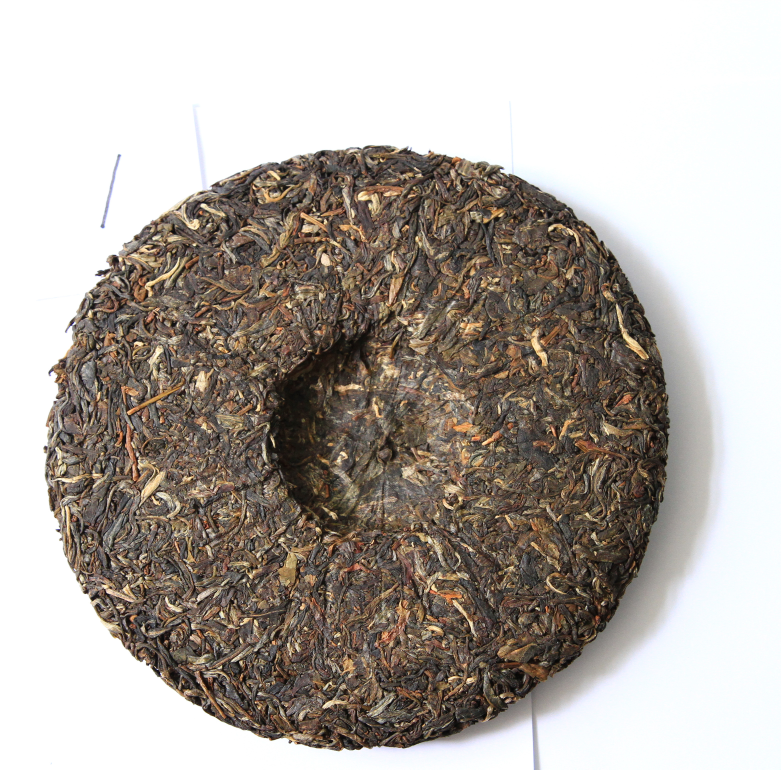
#> input picture app/cha/sample/v1/1a.JPG, 3124 x 3078 px, found by its file name (shown at 1/4 size)
$ python feature_extract.py   (older library calls are emulated)
#> lines starting #> are read from the running program, lines starting #| are printed output that depends on the picture; after the words box and inside, x2 and y2 are one past the last pixel; in counts of white or black regions, pixels touching at a corner belong together
#> further down, ori_image is the input picture: shape (3078, 3124, 3); mean B, G, R 161.9, 168.5, 175.7
# coding=utf-8

import cv2
import numpy as np


def get_gray_img(img_path):
    ori_img = cv2.imread(img_path)
    gray_img = cv2.cvtColor(ori_img, cv2.COLOR_RGB2GRAY)
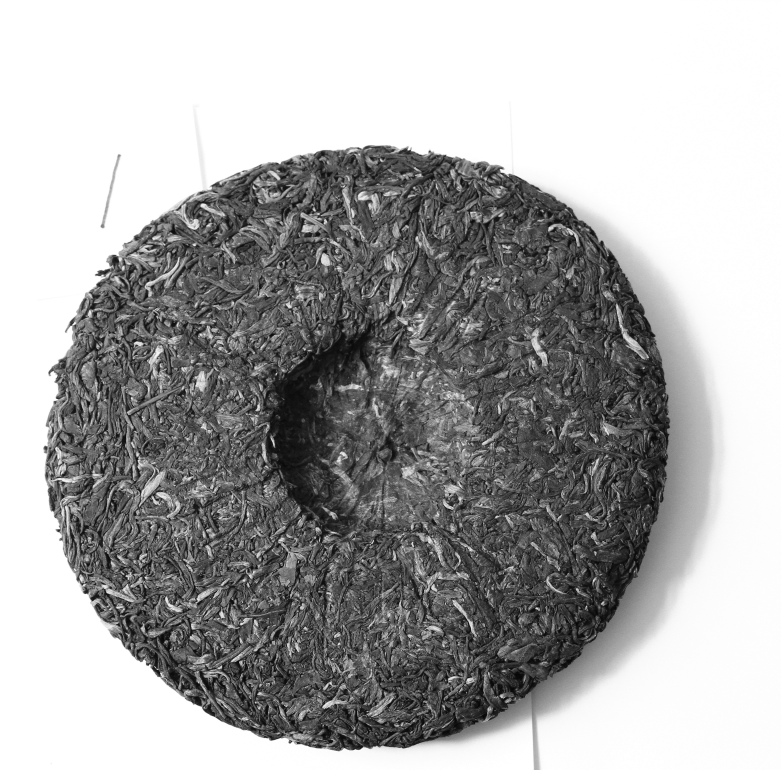
#> gray_img: shape (3078, 3124) (shown at 1/4 size); min 0, max 255, mean 167.4
    return gray_img


def get_sobel_img(img_path):
    ori_img = cv2.imread(img_path)
    gray_img = cv2.cvtColor(ori_img, cv2.COLOR_RGB2GRAY)

    # Sobel函数求完导数后会有负值，还有会大于255的值。
    # 而原图像是uint8，即8位无符号数，所以Sobel建立的图像位数不够，会有截断。
    # 因此要使用16位有符号的数据类型，即cv2.CV_16S
    x = cv2.Sobel(gray_img, cv2.CV_32F, 1, 0)
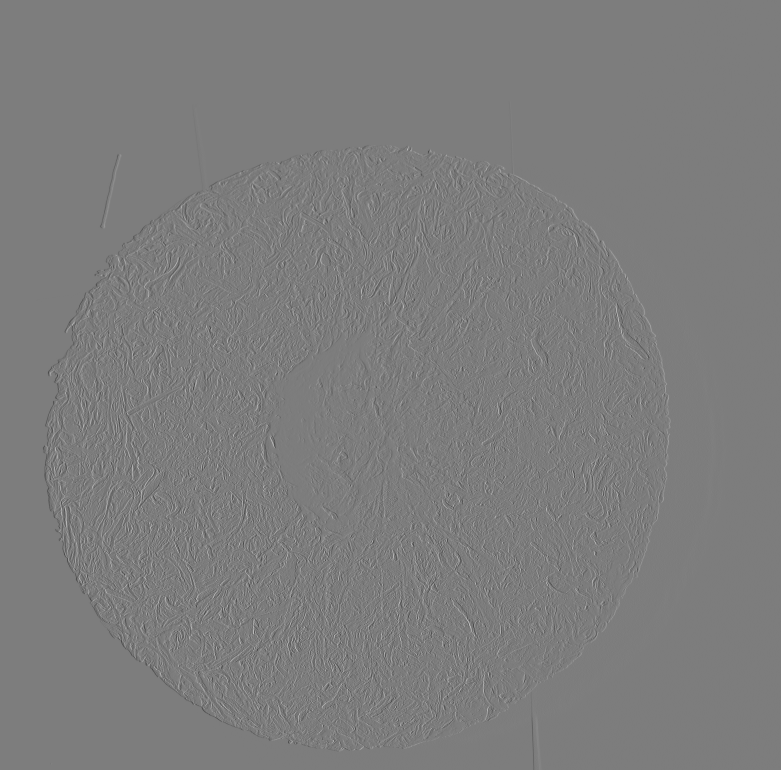
#> x: shape (3078, 3124) float32 (shown at 1/4 size); min -860, max 894, mean 0; drawn with min black and max white
    y = cv2.Sobel(gray_img, cv2.CV_32F, 0, 1)

    # 转回uint8
    abs_x = cv2.convertScaleAbs(x)
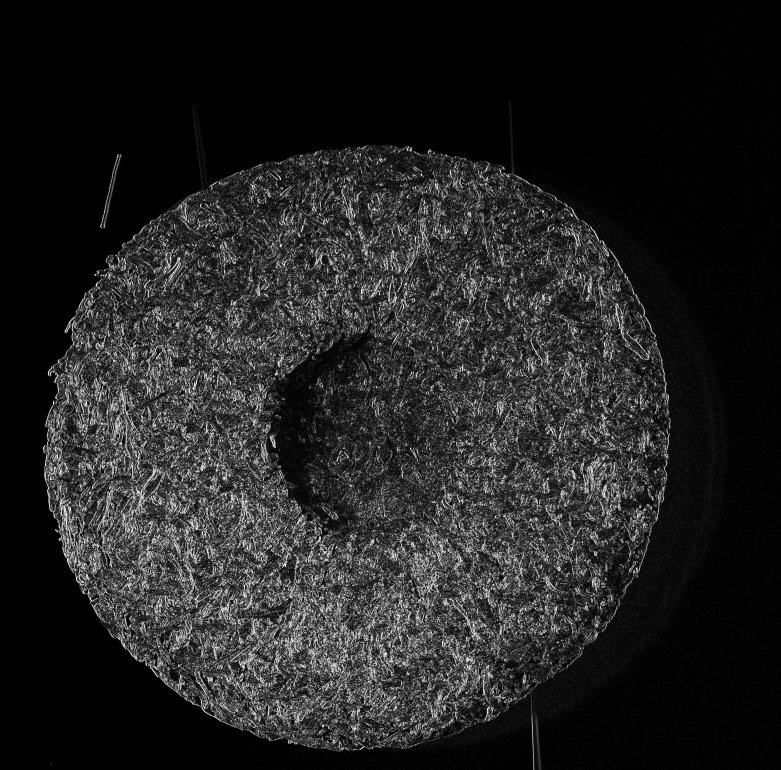
#> abs_x: shape (3078, 3124) (shown at 1/4 size); min 0, max 255, mean 34.5
    abs_y = cv2.convertScaleAbs(y)

    sobel_img = cv2.addWeighted(abs_x, 0.5, abs_y, 0.5, 0)
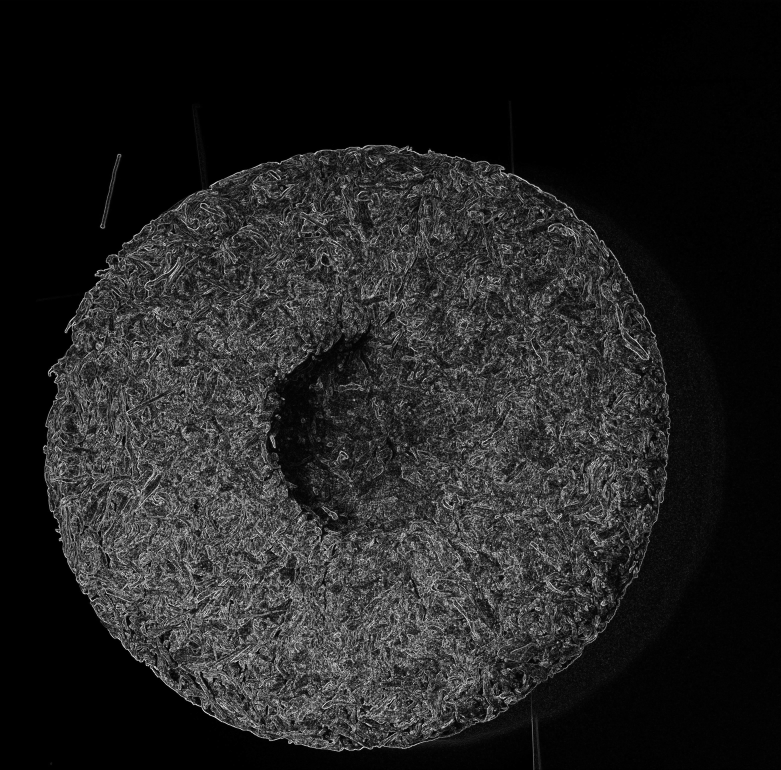
#> sobel_img: shape (3078, 3124) (shown at 1/4 size); min 0, max 255, mean 33.6
    return sobel_img


def get_laplacian_img(img_path):
    ori_img = cv2.imread(img_path)
    gray_img = cv2.cvtColor(ori_img, cv2.COLOR_RGB2GRAY)

    # laplacian_img = cv2.Laplacian(gray_img, cv2.CV_16S)
    laplacian_img = cv2.Laplacian(gray_img, cv2.CV_16S, 5)
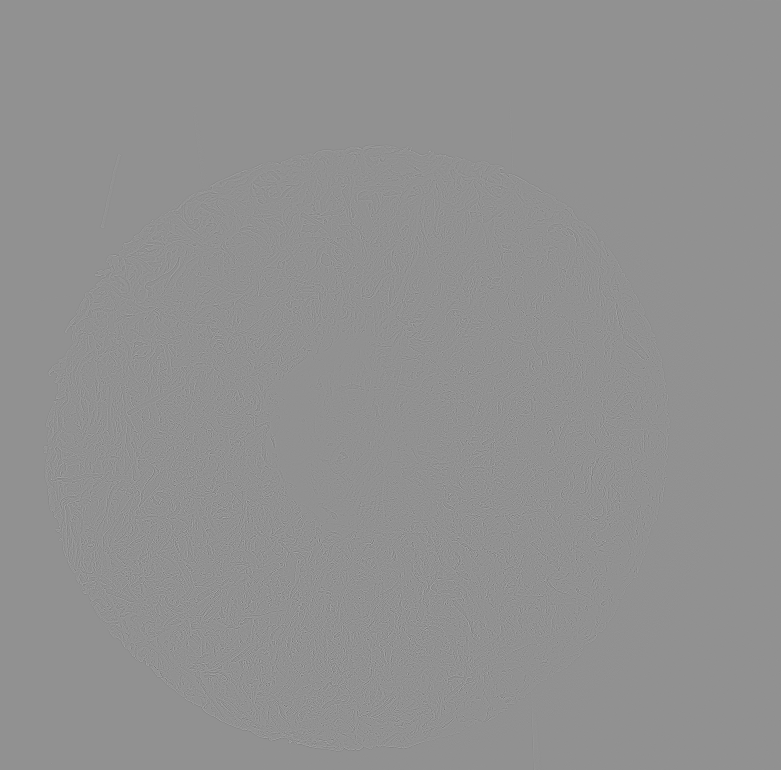
#> laplacian_img: shape (3078, 3124) int16 (shown at 1/4 size); min -231, max 174, mean 0; drawn with min black and max white

    return laplacian_img


def get_canny_img(img_path):
    ori_img = cv2.imread(img_path)
    gray_img = cv2.cvtColor(ori_img, cv2.COLOR_RGB2GRAY)

    # 先进行高斯滤波降噪。
    blur_img = cv2.GaussianBlur(gray_img, (3, 3), 0)

    # 在进行抠取轮廓，其中apertureSize默认为3。
    return cv2.Canny(blur_img, 50, 150, L2gradient=1)
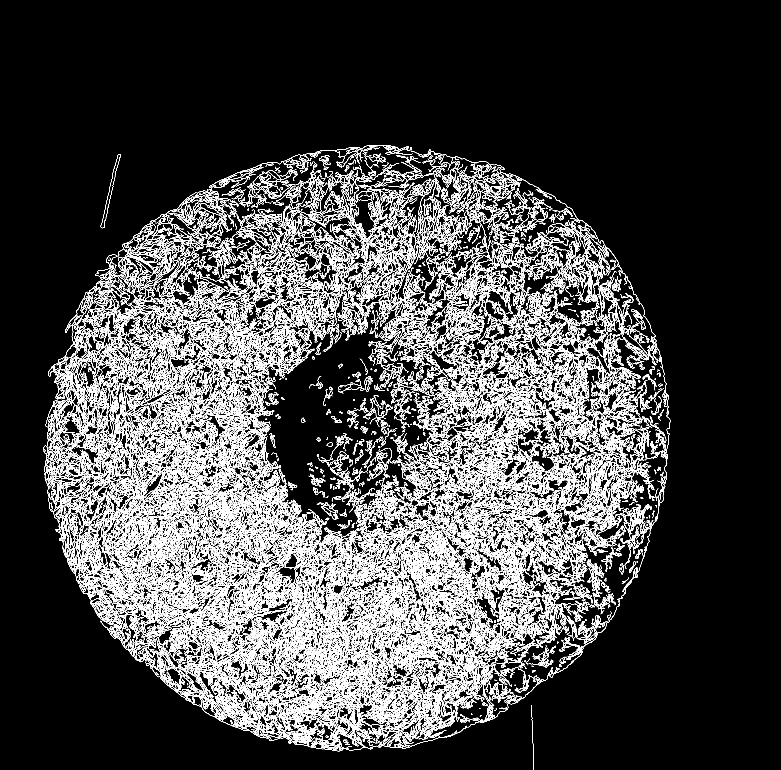
#> returned value: shape (3078, 3124) (shown at 1/4 size); 9.5% white in thin lines or dots, all inside (x1, y1, x2, y2) = (173, 581, 2681, 3078)


def get_fast_fourier_img(img_path):
    ori_img = cv2.imread(img_path)
    gray_img = cv2.cvtColor(ori_img, cv2.COLOR_RGB2GRAY)
    f = np.fft.fft2(gray_img)
    f_shift = np.fft.fftshift(f)
    fft_img = np.log(np.abs(f_shift))
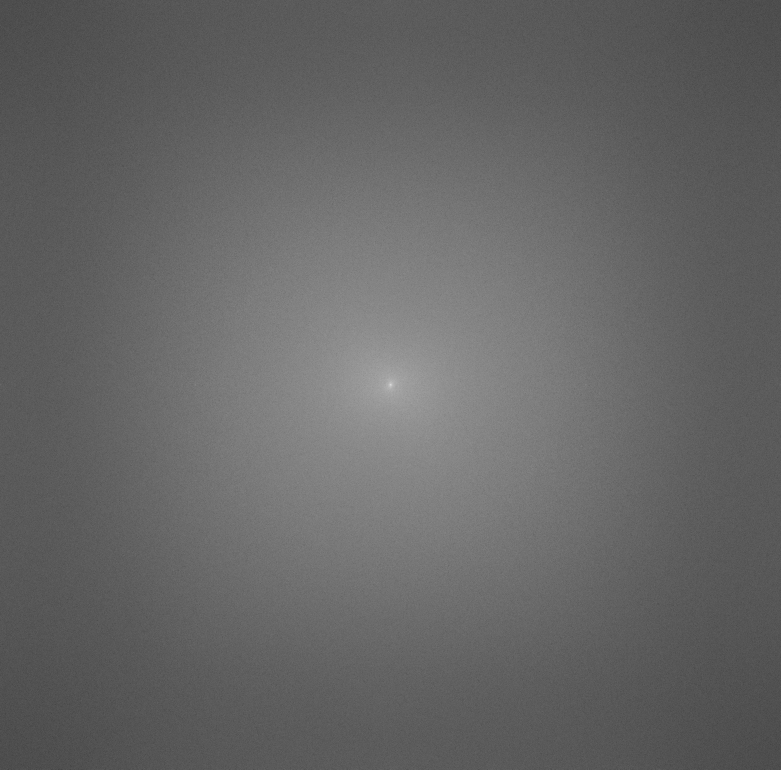
#> fft_img: shape (3078, 3124) float64 (shown at 1/4 size); min 0.963, max 21.2, mean 9.1; drawn with min black and max white
    return fft_img


def pretty_show_img(img):
    weight = img.shape[0]
    height = img.shape[1]

    show_able_img = img

    # 下采样只到分辨率接近1000*1000
    while weight >= 800 or height >= 800:
        show_able_img = cv2.pyrDown(show_able_img)
        weight = show_able_img.shape[0]
        height = show_able_img.shape[1]

    return show_able_img


if __name__ == '__main__':
    jpg = "/Users/philip.du/Documents/Projects/research/app/cha/sample/v1/1a.JPG"
    ori_image = cv2.imread(jpg)
    gray_image = get_gray_img(jpg)
    sobel_img = get_sobel_img(jpg)
    laplacian_img = get_laplacian_img(jpg)
    canny_img = get_canny_img(jpg)
    fft_img = get_fast_fourier_img(jpg)

    # [13 lines of commented-out code are left out]

    cv2.imwrite("gray_image.jpg", gray_image)
    cv2.imwrite("sobel_img.jpg", sobel_img)
    cv2.imwrite("canny_img.jpg", canny_img)

$ run again, with app/cha/sample/v1/2a.JPG copied over app/cha/sample/v1/1a.JPG
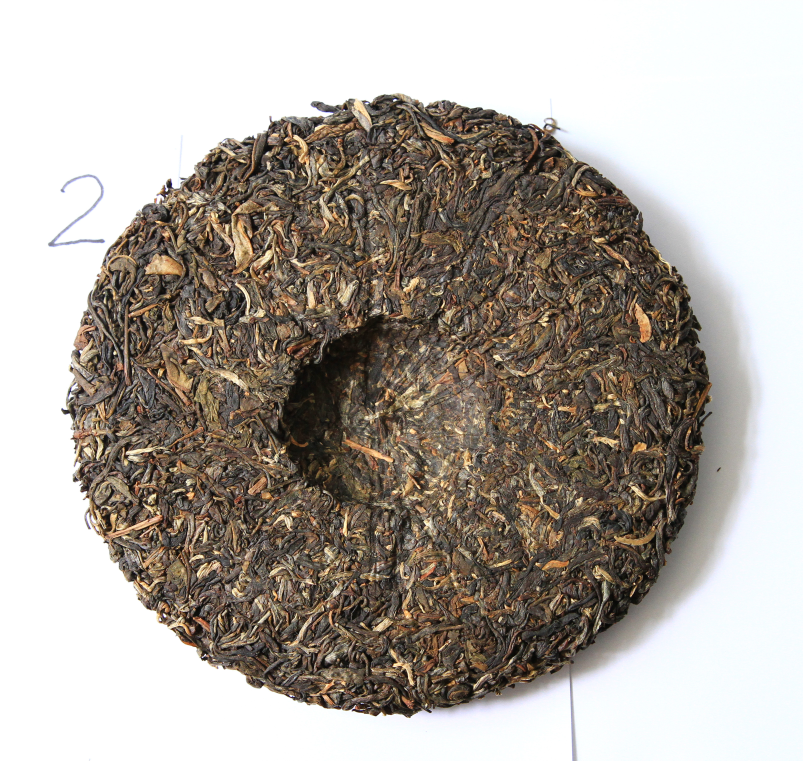
#> input picture app/cha/sample/v1/2a.JPG, 3209 x 3043 px, found by its file name (shown at 1/4 size)
#> ori_image is the input picture: shape (3043, 3209, 3); mean B, G, R 157.5, 165.2, 172.4
#> in get_sobel_img, `sobel_img = cv2.addWeighted(abs_x, 0.5, abs_y, 0.5, 0)`:
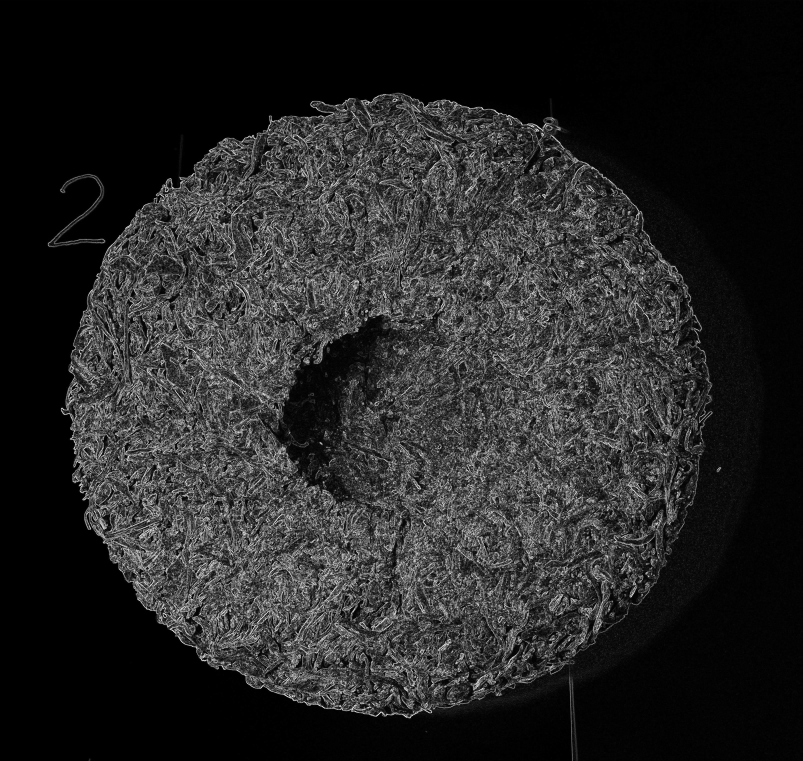
#> sobel_img: shape (3043, 3209) (shown at 1/4 size); min 0, max 255, mean 38.2
#> in get_canny_img, `return cv2.Canny(blur_img, 50, 150, L2gradient=1)`:
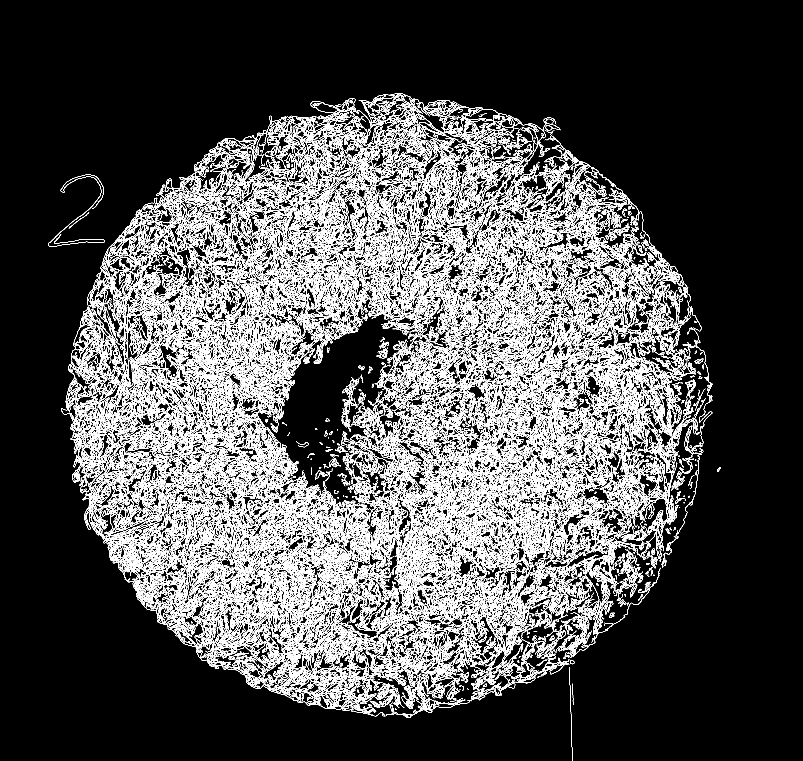
#> returned value: shape (3043, 3209) (shown at 1/4 size); 10.8% white in thin lines or dots, all inside (x1, y1, x2, y2) = (193, 372, 2883, 3043)

$ run again, with app/cha/sample/v1/3a.JPG copied over app/cha/sample/v1/1a.JPG
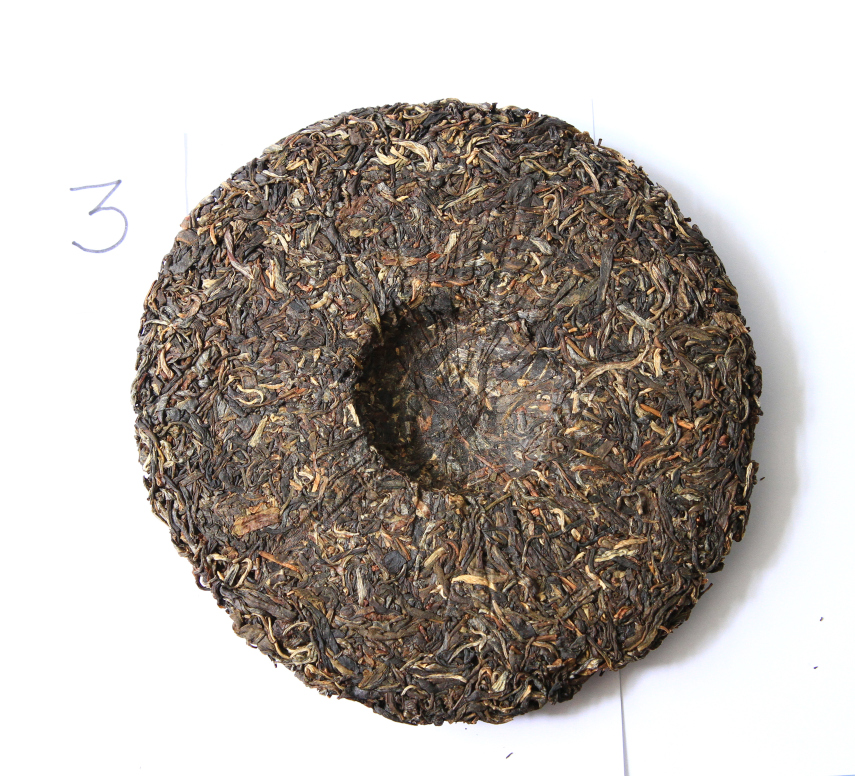
#> input picture app/cha/sample/v1/3a.JPG, 3418 x 3104 px, found by its file name (shown at 1/4 size)
#> ori_image is the input picture: shape (3104, 3418, 3); mean B, G, R 169.9, 175.7, 182.8
#> in get_sobel_img, `sobel_img = cv2.addWeighted(abs_x, 0.5, abs_y, 0.5, 0)`:
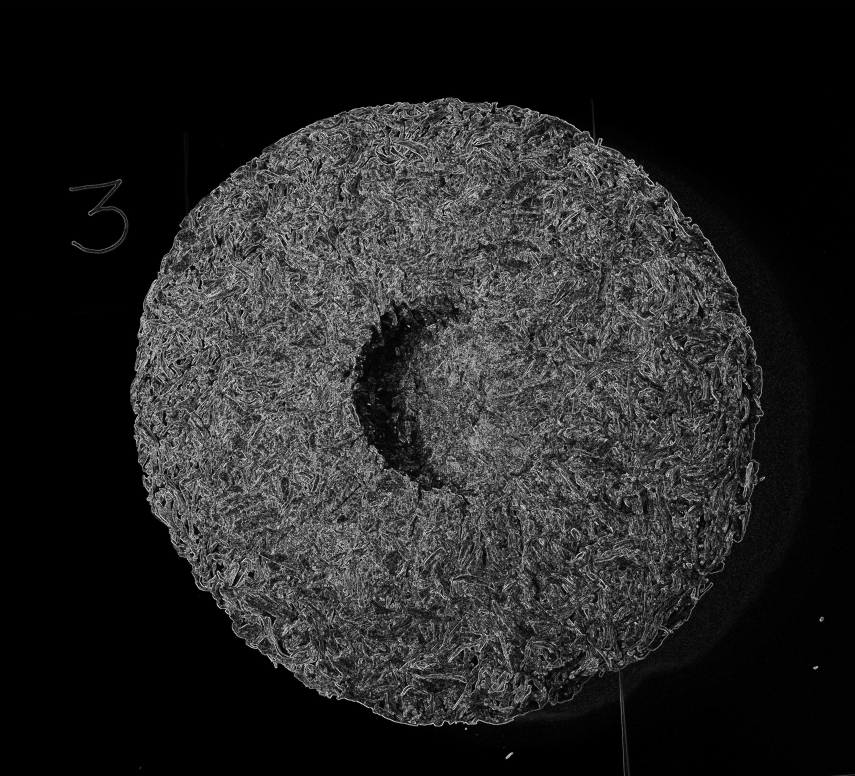
#> sobel_img: shape (3104, 3418) (shown at 1/4 size); min 0, max 255, mean 36.9
#> in get_canny_img, `return cv2.Canny(blur_img, 50, 150, L2gradient=1)`:
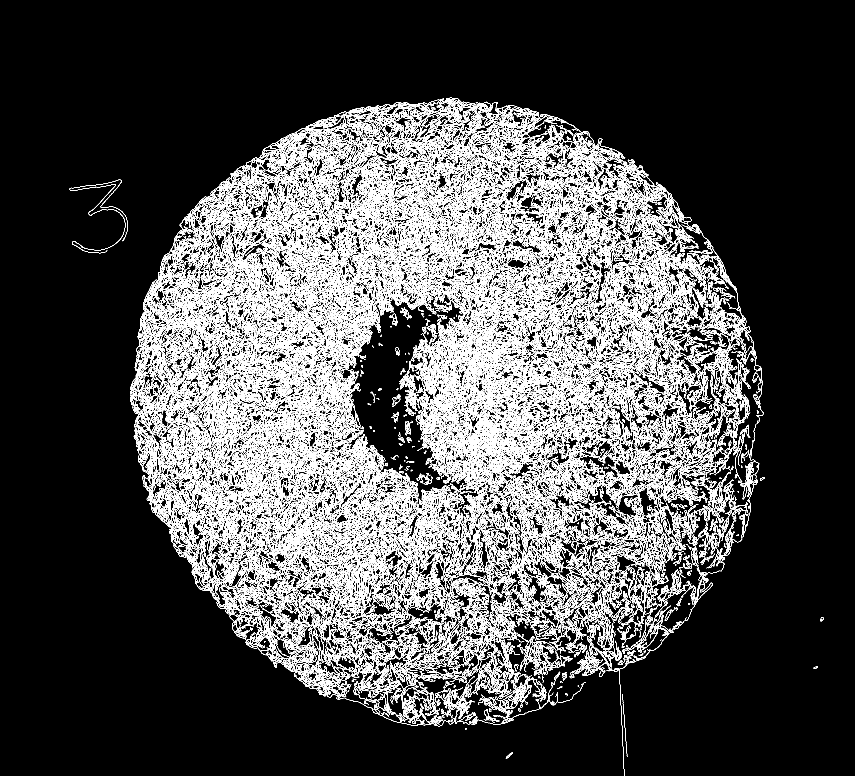
#> returned value: shape (3104, 3418) (shown at 1/4 size); 10.5% white in thin lines or dots, all inside (x1, y1, x2, y2) = (278, 391, 3294, 3104)
